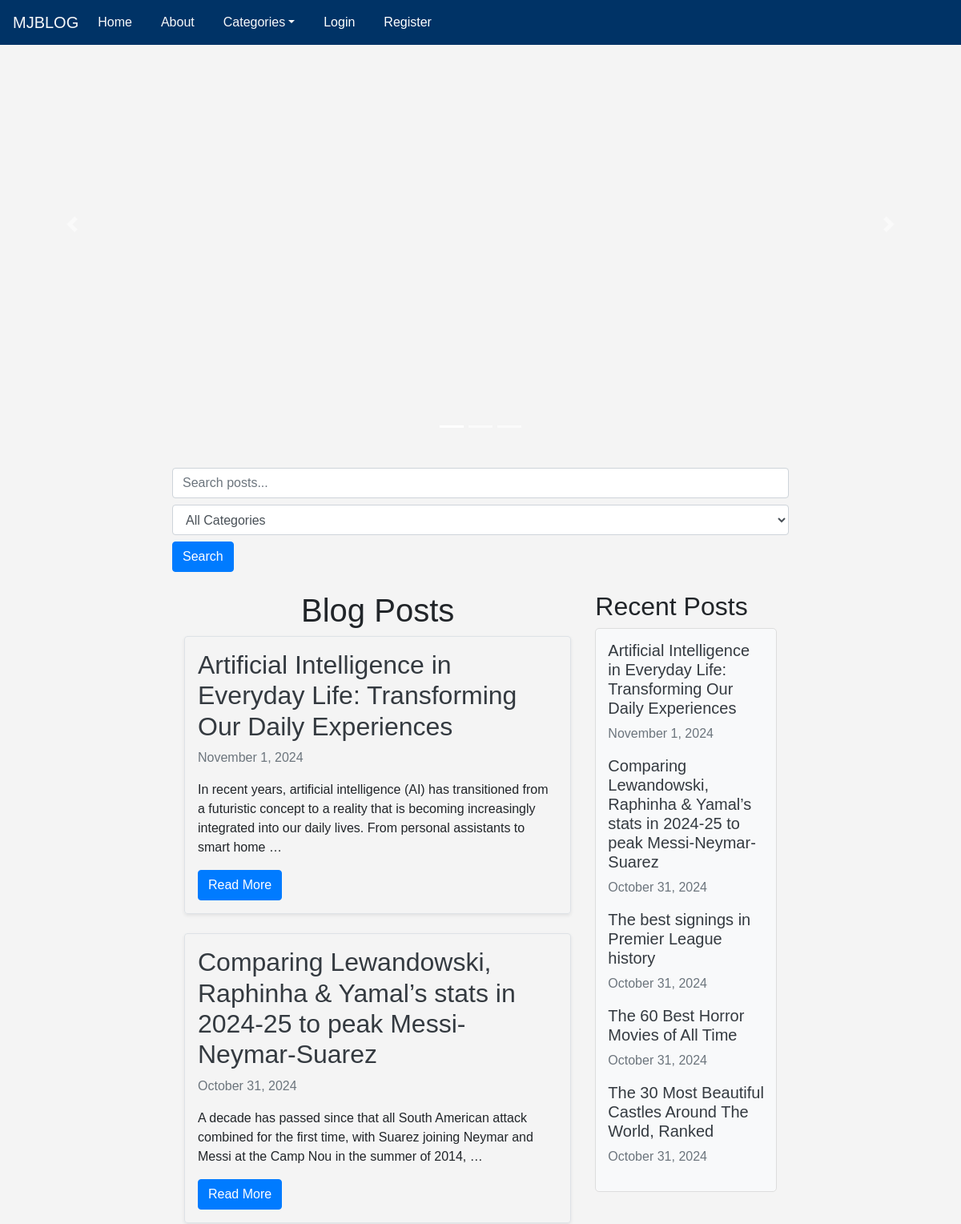
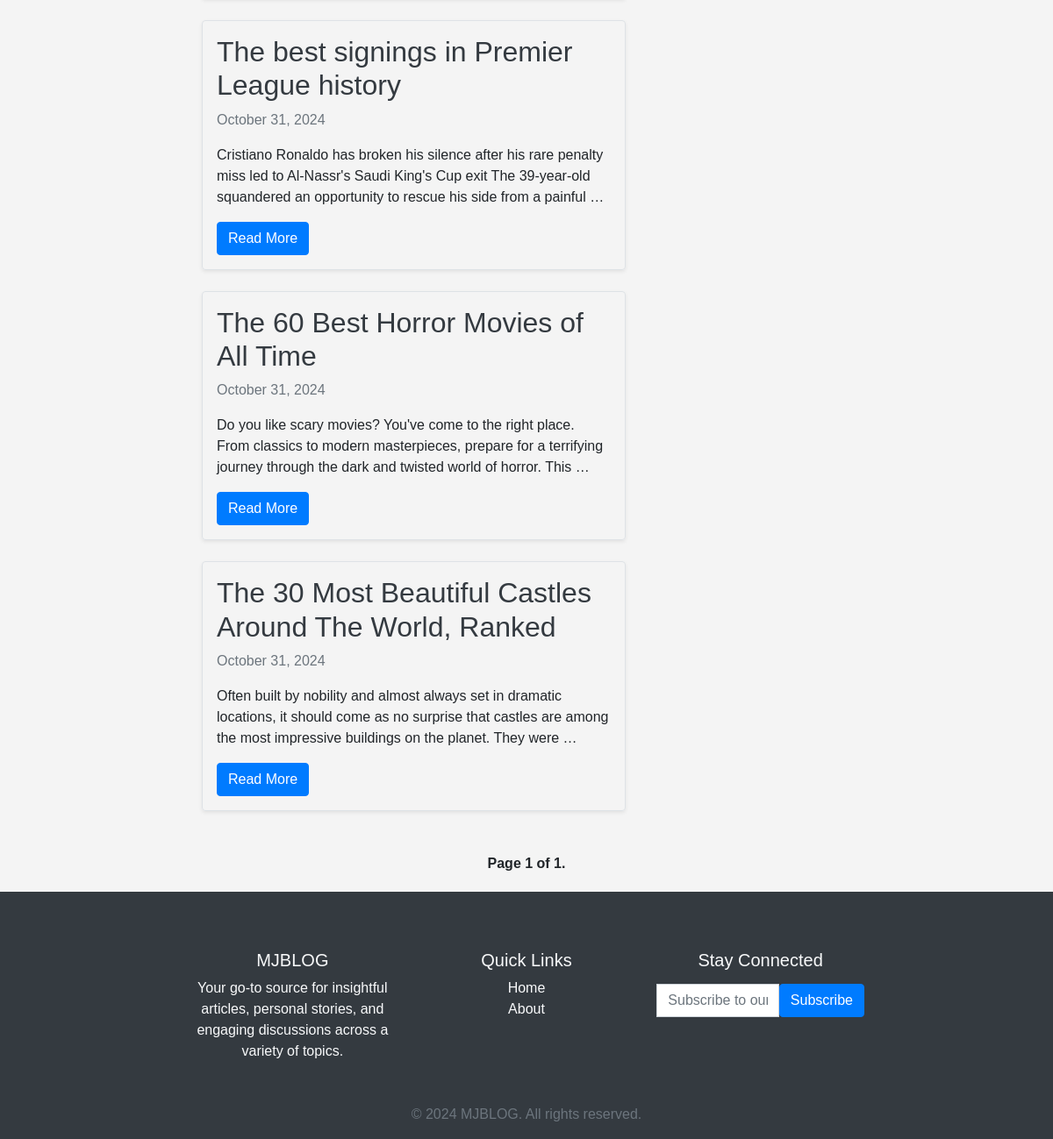
The page / on the database its author committed (2 pictures, top to bottom).
### blog/models.py (models this page shows, shortened)
class Post(models.Model):
    title = models.CharField(max_length=200,null=True)
    content = models.TextField()
    created_at = models.DateTimeField(auto_now_add=True)
    updated_at = models.DateTimeField(auto_now=True)
    author = models.ForeignKey(User, on_delete=models.CASCADE)
    category = models.ForeignKey(Category, on_delete=models.SET_NULL, null=True, related_name='posts')

### blog/views.py (the view)
# urls.py: path('', views.post_list, name='post_list'),  # Home page
def post_list(request):
    query = request.GET.get('q', '')  # Default to empty string if not provided
    category_name = request.GET.get('category_name', '')  # Default to empty string if not provided
    posts = Post.objects.all().order_by('-created_at')
    if query:
        posts = posts.filter(Q(title__icontains=query) | Q(content__icontains=query))
    if category_name:
        posts = posts.filter(category__name__icontains=category_name)
    paginator = Paginator(posts, 5)  # Show 5 posts per page
    page_number = request.GET.get('page')  # Get the page number from the URL
    page_obj = paginator.get_page(page_number)
    recent_posts = Post.objects.order_by('-created_at')[:5]
    categories = Category.objects.all()
    form = CategorySearchForm(request.GET or None)
    return render(request, 'blog/post_list.html', {
        'page_obj': page_obj,
        'query': query,
        'categories': categories,
        'recent_posts': recent_posts,
        'form': form  # Pass the form to the template if needed
    })

### blog/forms.py
class CategorySearchForm(forms.Form):
    category_name = forms.CharField(max_length=100, required=False, label='Search by Category Name')

### blog/context_processors.py (called while the page is built)
def category_list(request):
    categories = Category.objects.all()  # Fetch all categories
    return {'categories': categories}

### blog/templates/blog/post_list.html (shortened to what this page needs)
{% extends "blog/base.html" %}
{% block content %}
<form method="GET" class="mb-4">
    <input type="text" name="q" value="{{ query }}" placeholder="Search posts..." class="form-control mb-2" />
    <select name="category_name" class="form-control mb-2">
        <option value="">All Categories</option>
    </select>
    <button type="submit" class="btn btn-primary">Search</button>
</form>
<div class="container my-4">
    <div class="row">
        <div class="col-lg-8 col-md-8 col-sm-12">
            <h1 class="text-center">Blog Posts</h1>
            <div class="post-list">
                {% for post in page_obj %}
                    <div class="post mb-4 p-3 border rounded shadow-sm">
                        <h2><a href="{% url 'post_detail' post.id %}" class="text-dark">{{ post.title }}</a></h2>
                        <p class="text-muted">{{ post.created_at|date:"F j, Y" }}</p>
                        <p>{{ post.content|truncatewords:30 }}</p>
                        <a href="{% url 'post_detail' post.id %}" class="btn btn-primary">Read More</a>
                    </div>
                {% empty %}
                    <p class="text-center">No posts available.</p>
                {% endfor %}
            </div>
        </div>
        <div class="col-lg-4 col-md-4 col-sm-12">
            <h2>Recent Posts</h2>
            <div class="recent-posts">
                {% for recent_post in recent_posts %}
                    <div class="recent-post mb-2">
                        <h5><a href="{% url 'post_detail' recent_post.id %}" class="text-dark">{{ recent_post.title }}</a></h5>
                        <p class="text-muted">{{ recent_post.created_at|date:"F j, Y" }}</p>
                    </div>
                {% empty %}
                    <p>No recent posts available.</p>
                {% endfor %}
            </div>
        </div>
    </div>
</div>
<div class="pagination">
    <span class="step-links">
        <span class="current">
            Page {{ page_obj.number }} of {{ page_obj.paginator.num_pages }}.
        </span>
    </span>
</div>
{% endblock %}

### blog/static/blog/styles-light.css (style rules this page uses)
body { background-color: white; color: black; }

### blog/static/blog/styles-dark.css (style rules this page uses)
body { background-color: black; color: white; }

### blog/templates/blog/base.html (style rules this page uses)
.container { max-width: 800px; margin-top: 50px; }
.pagination { justify-content: center; }
* { box-sizing: border-box; margin: 0; padding: 0; }
body { padding-top: 0; font-family: Arial, sans-serif; background-color: #f4f4f4; }
.pagination { margin: 20px 0; text-align: center; }
.current { font-weight: bold; }
.recent-posts { background-color: #f8f9fa; padding: 15px; border: 1px solid #ddd; border-radius: 5px; }
.recent-post h5 a { text-decoration: none; }

### rows shown on the page
Post: title "Artificial Intelligence in Everyday Life: Transforming Our Daily Experiences", created_at "November 1, 2024", content "In recent years, artificial intelligence (AI) has transitioned from a futuristic concept to a reality that is becoming increasingly integrated into our daily lives. From personal assistants to smart home …"
Post: title "Comparing Lewandowski, Raphinha & Yamal’s stats in 2024-25 to peak Messi-Neymar-Suarez", created_at "October 31, 2024", content "A decade has passed since that all South American attack combined for the first time, with Suarez joining Neymar and Messi at the Camp Nou in the summer of 2014, …"
Post: title "The best signings in Premier League history", created_at "October 31, 2024", content "Cristiano Ronaldo has broken his silence after his rare penalty miss led to Al-Nassr's Saudi King's Cup exit The 39-year-old squandered an opportunity to rescue his side from a painful …"
Post: title "The 60 Best Horror Movies of All Time", created_at "October 31, 2024", content "Do you like scary movies? You've come to the right place. From classics to modern masterpieces, prepare for a terrifying journey through the dark and twisted world of horror. This …"
Post: title "The 30 Most Beautiful Castles Around The World, Ranked", created_at "October 31, 2024", content "Often built by nobility and almost always set in dramatic locations, it should come as no surprise that castles are among the most impressive buildings on the planet. They were …"

### other values the page prints
{{ page_obj.number }} "1"
{{ page_obj.paginator.num_pages }} "1"
